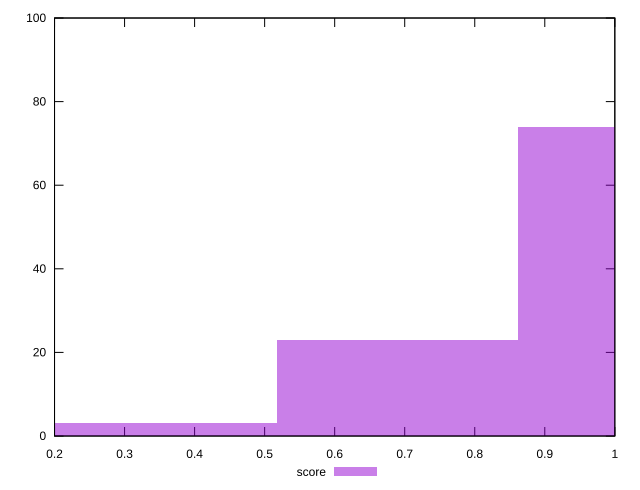

Source code (gnuplot):
reset

$score <<EOF
1.0343522764501043 74
0.6895681843000696 23
0.3447840921500348 3
EOF

set key outside below
set boxwidth 0.3447840921500348
set xrange [0.2:1]
set yrange [0:100]
set trange [0:100]
set style fill transparent solid 0.5 noborder
set terminal svg size 640, 490 enhanced background rgb 'white'
set output "reports/report_00028_2021-02-24T12-49-42.674Z/first-cpu-idle/samples/music/score/histogram.svg"

plot $score title "score" with boxes

reset
